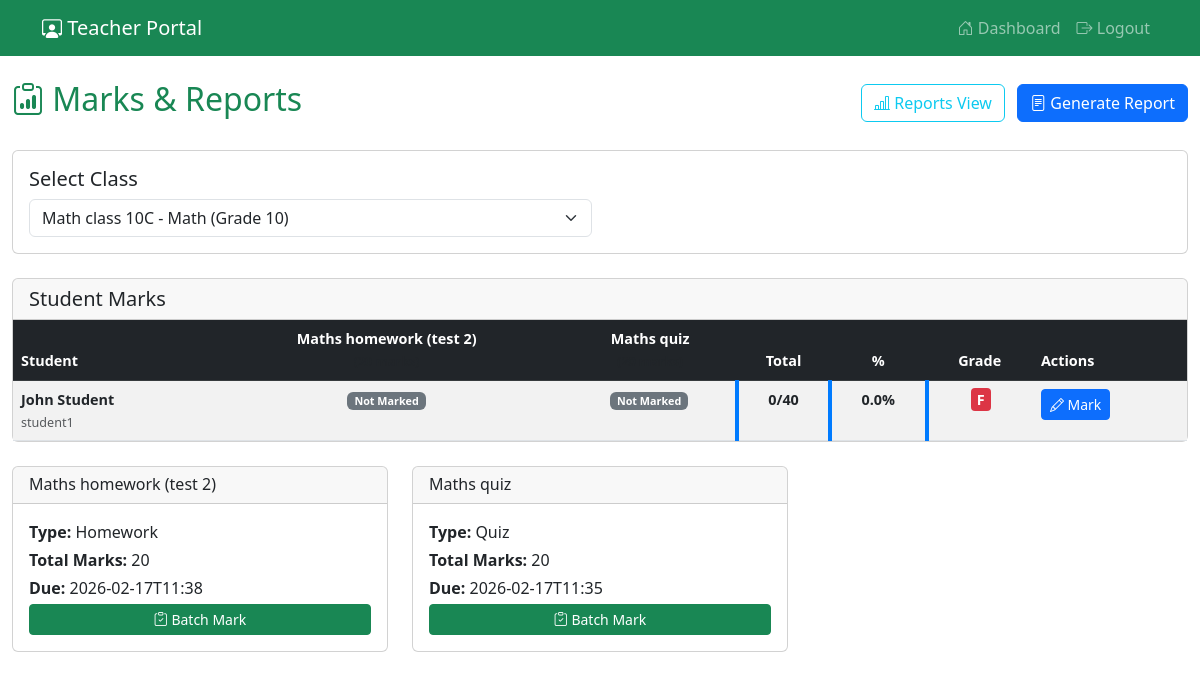
The app's page /teacher/marks_roster (signed in) with its own data.
### tables this page shows
CREATE TABLE assignments (
    id INTEGER PRIMARY KEY AUTOINCREMENT,
    title TEXT NOT NULL,
    description TEXT,
    class_id INTEGER,
    teacher_id INTEGER,
    due_date DATETIME,
    total_marks INTEGER DEFAULT 100,
    assignment_type TEXT DEFAULT 'assignment',
    status TEXT DEFAULT 'active',
    created_at TIMESTAMP DEFAULT CURRENT_TIMESTAMP,
    file_path TEXT,
    original_filename TEXT,
    points INTEGER,
    allow_late_submission INTEGER DEFAULT 0,
    FOREIGN KEY (class_id) REFERENCES classes (id),
    FOREIGN KEY (teacher_id) REFERENCES users (id)
);

CREATE TABLE users (
    id INTEGER PRIMARY KEY AUTOINCREMENT,
    username TEXT UNIQUE NOT NULL,
    password TEXT NOT NULL,
    role TEXT NOT NULL DEFAULT 'student',
    name TEXT,
    email TEXT,
    phone TEXT,
    address TEXT,
    created_by INTEGER,
    updated_by INTEGER,
    updated_on DATETIME,
    created_on DATETIME
);

### routes/teacher.py (the view)
@teacher_bp.route('/marks_roster')
def marks_roster():
    if 'role' not in session or session['role'] != 'teacher':
        return redirect(url_for('auth.login'))
    teacher_id = session.get('user_id')
    view_type = request.args.get('view', 'marks')  # 'marks' or 'reports'
    conn = get_db()
    cur = conn.cursor()
    cur.execute('''
        SELECT c.id, c.name, c.subject, c.grade_level
        FROM classes c
        JOIN teacher_class_map tcm ON c.id = tcm.class_id
        WHERE tcm.teacher_id = ?
        ORDER BY c.name
    ''', (teacher_id,))
    classes = []
    for row in cur.fetchall():
        classes.append({
            'id': row[0],
            'name': row[1],
            'subject': row[2],
            'grade_level': row[3]
        })
    selected_class_id = request.args.get('class_id', type=int)
    assignments = []
    students_data = []
    if not selected_class_id and classes:
        selected_class_id = classes[0]['id']
    if selected_class_id:
        cur.execute('''
            SELECT id, title, points, assignment_type, due_date
            FROM assignments
            WHERE class_id = ? AND teacher_id = ?
            ORDER BY due_date DESC
        ''', (selected_class_id, teacher_id))
        for row in cur.fetchall():
            assignments.append({
                'id': row[0],
                'title': row[1],
                'total_marks': row[2] or 100,  # Use points as total_marks
                'type': row[3],
                'due_date': row[4]
            })
        cur.execute('''
            SELECT DISTINCT u.id, u.name, u.username
            FROM users u
            JOIN student_class_map scm ON u.id = scm.student_id
            WHERE scm.class_id = ? AND u.role = 'student'
            ORDER BY u.name
        ''', (selected_class_id,))
        for student_row in cur.fetchall():
            student_id = student_row[0]
            student_data = {
                'id': student_id,
                'name': student_row[1],
                'username': student_row[2],
                'marks': {},
                'total_obtained': 0,
                'total_possible': 0,
                'percentage': 0,
                'grade': 'N/A'
            }
            for assignment in assignments:
                cur.execute('''
                    SELECT marks_obtained, total_marks, grade, remarks
                    FROM student_marks
                    WHERE student_id = ? AND assignment_id = ?
                ''', (student_id, assignment['id']))
                mark_row = cur.fetchone()
                if mark_row:
                    student_data['marks'][assignment['id']] = {
                        'obtained': mark_row[0],
                        'total': mark_row[1],
                        'grade': mark_row[2],
                        'remarks': mark_row[3]
                    }
                    student_data['total_obtained'] += mark_row[0] or 0
                else:
                    student_data['marks'][assignment['id']] = {
                        'obtained': None,
                        'total': assignment['total_marks'],
                        'grade': None,
                        'remarks': None
                    }
                student_data['total_possible'] += assignment['total_marks']
            if student_data['total_possible'] > 0:
                student_data['percentage'] = round((student_data['total_obtained'] / student_data['total_possible']) * 100, 2)
                student_data['grade'] = calculate_grade(student_data['percentage'])
            students_data.append(student_data)
    conn.close()
    if view_type == 'reports':
        return render_template('teacher/marks_reports.html',
                             classes=classes,
                             selected_class_id=selected_class_id,
                             assignments=assignments,
                             students_data=students_data,
                             view_type=view_type)
    else:
        return render_template('teacher/marks_roster.html',
                             classes=classes,
                             selected_class_id=selected_class_id,
                             assignments=assignments,
                             students_data=students_data,
                             view_type=view_type)

### routes/teacher.py (called while the page is built)
def get_db():
    return sqlite3.connect('users.db')

def calculate_grade(percentage):
    if percentage >= 90:
        return 'A+'
    elif percentage >= 80:
        return 'A'
    elif percentage >= 70:
        return 'B+'
    elif percentage >= 60:
        return 'B'
    elif percentage >= 50:
        return 'C'
    elif percentage >= 40:
        return 'D'
    else:
        return 'F'

### templates/teacher/marks_roster.html (shortened to what this page needs)
<!DOCTYPE html>
<html lang="en">
<head>
    <link href="https://cdn.jsdelivr.net/npm/bootstrap@5.3.0/dist/css/bootstrap.min.css" rel="stylesheet">
    <link href="https://cdn.jsdelivr.net/npm/bootstrap-icons@1.7.2/font/bootstrap-icons.css" rel="stylesheet">
</head>
<body>
    <nav class="navbar navbar-expand-lg navbar-dark bg-success">
        <div class="container">
            <a class="navbar-brand" href="{{ url_for('teacher.dashboard') }}">
                <i class="bi bi-person-workspace"></i> Teacher Portal
            </a>
            <div class="navbar-nav ms-auto">
                <a class="nav-link" href="{{ url_for('teacher.dashboard') }}">
                    <i class="bi bi-house-door"></i> Dashboard
                </a>
                <a class="nav-link" href="{{ url_for('auth.logout') }}">
                    <i class="bi bi-box-arrow-right"></i> Logout
                </a>
            </div>
        </div>
    </nav>
    <div class="container-fluid mt-4">
        <div class="row">
            <div class="col-12">
                <div class="d-flex justify-content-between align-items-center mb-4">
                    <h2 class="text-success">
                        <i class="bi bi-clipboard-data"></i> Marks & Reports
                    </h2>
                    <div>
                        <a href="{{ url_for('teacher.marks_roster', class_id=selected_class_id, view='reports') }}"
                           class="btn btn-outline-info me-2">
                            <i class="bi bi-bar-chart-line"></i> Reports View
                        </a>
                        {% if selected_class_id %}
                        <a href="{{ url_for('teacher.generate_report', class_id=selected_class_id) }}"
                           class="btn btn-primary">
                            <i class="bi bi-file-text"></i> Generate Report
                        </a>
                        {% endif %}
                    </div>
                </div>
                <div class="card mb-4">
                    <div class="card-body">
                        <h5 class="card-title">Select Class</h5>
                        <form method="GET" class="row g-3">
                            <div class="col-md-6">
                                <select name="class_id" class="form-select" onchange="this.form.submit()">
                                    {% for class in classes %}
                                    <option value="{{ class.id }}"
                                            {{ 'selected' if class.id == selected_class_id }}>
                                        {{ class.name }} - {{ class.subject }} (Grade {{ class.grade_level }})
                                    </option>
                                    {% endfor %}
                                </select>
                            </div>
                        </form>
                    </div>
                </div>
                {% if selected_class_id and assignments %}
                <div class="card mb-4">
                    <div class="card-header">
                        <h5 class="mb-0">Student Marks</h5>
                    </div>
                    <div class="card-body p-0">
                        <div class="table-responsive">
                            <table class="table table-striped marks-table mb-0">
                                <thead class="table-dark">
                                    <tr>
                                        <th>Student</th>
                                        {% for assignment in assignments %}
                                        <th class="text-center">
                                            {{ assignment.title }}<br>
                                            <small class="text-muted">({{ assignment.total_marks }} marks)</small>
                                        </th>
                                        {% endfor %}
                                        <th class="text-center">Total</th>
                                        <th class="text-center">%</th>
                                        <th class="text-center">Grade</th>
                                        <th>Actions</th>
                                    </tr>
                                </thead>
                                <tbody>
                                    {% for student in students_data %}
                                    <tr>
                                        <td>
                                            <strong>{{ student.name }}</strong><br>
                                            <small class="text-muted">{{ student.username }}</small>
                                        </td>
                                        {% for assignment in assignments %}
                                        <td class="text-center">
                                            {% set mark = student.marks.get(assignment.id) %}
                                            {% if mark and mark.obtained is not none %}
                                                <span class="badge bg-success">
                                                    {{ mark.obtained }}/{{ mark.total }}
                                                </span>
                                                {% if mark.grade %}
                                                <br><small class="grade-badge grade-{{ mark.grade }}">{{ mark.grade }}</small>
                                                {% endif %}
                                            {% else %}
                                                <span class="badge bg-secondary">Not Marked</span>
                                            {% endif %}
                                        </td>
                                        {% endfor %}
                                        <td class="text-center student-summary">
                                            <strong>{{ student.total_obtained }}/{{ student.total_possible }}</strong>
                                        </td>
                                        <td class="text-center student-summary">
                                            <strong>{{ student.percentage }}%</strong>
                                        </td>
                                        <td class="text-center student-summary">
                                            <span class="grade-badge grade-{{ student.grade }}">{{ student.grade }}</span>
                                        </td>                        <td>
                            <a href="{{ url_for('teacher.mark_student', student_id=student.id, class_id=selected_class_id) }}"
                               class="btn btn-sm btn-primary"
                               title="Mark all assignments for {{ student.name }}">
                                <i class="bi bi-pencil"></i> Mark
                            </a>
                        </td>
                                    </tr>
                                    {% endfor %}
                                </tbody>
                            </table>
                        </div>
                    </div>
                </div>
                <div class="row">
                    {% for assignment in assignments %}
                    <div class="col-md-4 mb-3">
                        <div class="card">
                            <div class="card-header">
                                <h6 class="mb-0">{{ assignment.title }}</h6>
                            </div>
                            <div class="card-body">
                                <p class="mb-1"><strong>Type:</strong> {{ assignment.type.title() }}</p>
                                <p class="mb-1"><strong>Total Marks:</strong> {{ assignment.total_marks }}</p>
                                <p class="mb-1"><strong>Due:</strong> {{ assignment.due_date }}</p>
                                <button class="btn btn-sm btn-success w-100"
                                        onclick="openBatchMarkingModal({{ assignment.id }}, '{{ assignment.title }}', {{ assignment.total_marks }})">
                                    <i class="bi bi-clipboard-check"></i> Batch Mark
                                </button>
                            </div>
                        </div>
                    </div>
                    {% endfor %}
                </div>
                {% elif selected_class_id and not assignments %}
                <div class="alert alert-info">
                    <i class="bi bi-info-circle"></i> No assignments found for this class.
                    <a href="{{ url_for('teacher.my_assignments') }}" class="alert-link">Create an assignment</a> first.
                </div>
                {% elif not selected_class_id and classes %}
                <div class="alert alert-warning">
                    <i class="bi bi-exclamation-triangle"></i> Please select a class to view and manage marks.
                </div>
                {% else %}
                <div class="alert alert-info">
                    <i class="bi bi-info-circle"></i> No classes assigned to you yet.
                    Contact your administrator to get class assignments.
                </div>
                {% endif %}
            </div>
        </div>
    </div>
</body>
</html>

### templates/teacher/marks_roster.html (style rules this page uses)
.marks-table { font-size: 0.9rem; }
.grade-badge { font-weight: bold; padding: 2px 6px; border-radius: 4px; }
.grade-F { background-color: #dc3545; color: white; }
.student-summary { background: #f8f9fa; border-left: 4px solid #007bff; }

### records on screen
assignments: title "Maths homework (test 2)", type "Homework", total_marks "20", due_date "2026-02-17T11:38"
assignments: title "Maths quiz", type "Quiz", total_marks "20", due_date "2026-02-17T11:35"
users: name "John Student", username "student1", total_obtained "0", total_possible "40", percentage "0.0", grade "F"

### other values on screen
form field class_id "Math class 10C - Math (Grade 10)"
